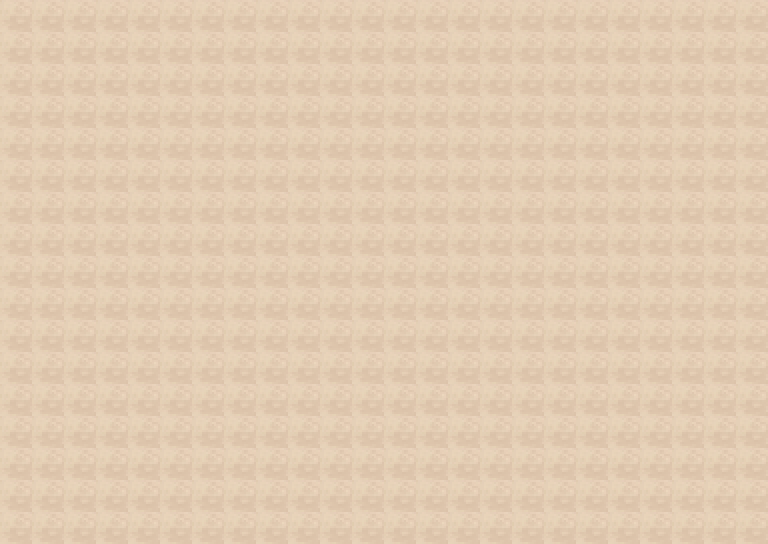

This is a level from a 2D game, rendered from its Tiled map with the project's own tilesets. A one-line summary and the complete map file follow:
An orthogonal 24x17 tile map with 32x32 px tiles, 1 tile layer (ground).

<map version="1.0" tiledversion="1.0.3" orientation="orthogonal" renderorder="right-down" width="24" height="17" tilewidth="32" tileheight="32" backgroundcolor="#ff55ff" nextobjectid="383">
 <tileset firstgid="1" name="tilesheet" tilewidth="32" tileheight="32" tilecount="1960" columns="20">
  <image source="tilesheet.png" width="640" height="3136" />
 </tileset>
 <layer name="ground" width="24" height="17">
  <data encoding="csv">
11,11,11,11,11,11,11,11,11,11,11,11,11,11,11,11,11,11,11,11,11,11,11,11,
11,11,11,11,11,11,11,11,11,11,11,11,11,11,11,11,11,11,11,11,11,11,11,11,
11,11,11,11,11,11,11,11,11,11,11,11,11,11,11,11,11,11,11,11,11,11,11,11,
11,11,11,11,11,11,11,11,11,11,11,11,11,11,11,11,11,11,11,11,11,11,11,11,
11,11,11,11,11,11,11,11,11,11,11,11,11,11,11,11,11,11,11,11,11,11,11,11,
11,11,11,11,11,11,11,11,11,11,11,11,11,11,11,11,11,11,11,11,11,11,11,11,
11,11,11,11,11,11,11,11,11,11,11,11,11,11,11,11,11,11,11,11,11,11,11,11,
11,11,11,11,11,11,11,11,11,11,11,11,11,11,11,11,11,11,11,11,11,11,11,11,
11,11,11,11,11,11,11,11,11,11,11,11,11,11,11,11,11,11,11,11,11,11,11,11,
11,11,11,11,11,11,11,11,11,11,11,11,11,11,11,11,11,11,11,11,11,11,11,11,
11,11,11,11,11,11,11,11,11,11,11,11,11,11,11,11,11,11,11,11,11,11,11,11,
11,11,11,11,11,11,11,11,11,11,11,11,11,11,11,11,11,11,11,11,11,11,11,11,
11,11,11,11,11,11,11,11,11,11,11,11,11,11,11,11,11,11,11,11,11,11,11,11,
11,11,11,11,11,11,11,11,11,11,11,11,11,11,11,11,11,11,11,11,11,11,11,11,
11,11,11,11,11,11,11,11,11,11,11,11,11,11,11,11,11,11,11,11,11,11,11,11,
11,11,11,11,11,11,11,11,11,11,11,11,11,11,11,11,11,11,11,11,11,11,11,11,
11,11,11,11,11,11,11,11,11,11,11,11,11,11,11,11,11,11,11,11,11,11,11,11
</data>
 </layer>
</map>
